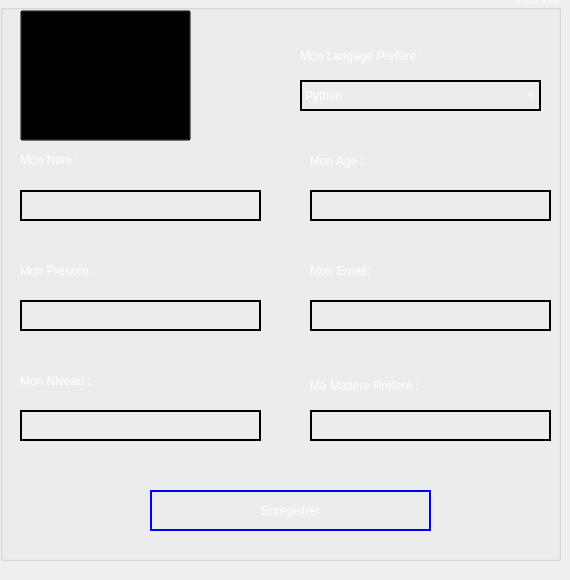
      <widget class="QWidget" name="page_8">
       <widget class="QGroupBox" name="groupBox_6">
        <property name="geometry">
         <rect>
          <x>0</x>
          <y>-10</y>
          <width>561</width>
          <height>571</height>
         </rect>
        </property>
        <property name="styleSheet">
         <string notr="true">font: 16pt &quot;Poor Richard&quot;;
color: rgb(255, 255, 255);
</string>
        </property>
        <property name="title">
         <string>mes info</string>
        </property>
        <property name="alignment">
         <set>Qt::AlignRight|Qt::AlignTrailing|Qt::AlignVCenter</set>
        </property>
        <widget class="QLineEdit" name="nom">
         <property name="geometry">
          <rect>
           <x>20</x>
           <y>200</y>
           <width>241</width>
           <height>31</height>
          </rect>
         </property>
         <property name="styleSheet">
          <string notr="true">background-color: rgb(255, 255, 255);/*
border-radius:15;*/
font: 75 16pt &quot;MS Shell Dlg 2&quot;;
background:transparent;
border:solid;
border-width:2px;
color: rgb(255, 255, 255);</string>
         </property>
         <property name="text">
          <string/>
         </property>
        </widget>
        <widget class="QLabel" name="label_23">
         <property name="geometry">
          <rect>
           <x>20</x>
           <y>159</y>
           <width>111</width>
           <height>21</height>
          </rect>
         </property>
         <property name="text">
          <string>Mon Nom :</string>
         </property>
        </widget>
        <widget class="QLabel" name="label_34">
         <property name="geometry">
          <rect>
           <x>20</x>
           <y>270</y>
           <width>111</width>
           <height>21</height>
          </rect>
         </property>
         <property name="text">
          <string>Mon Prenom :</string>
         </property>
        </widget>
        <widget class="QLineEdit" name="prenom">
         <property name="geometry">
          <rect>
           <x>20</x>
           <y>310</y>
           <width>241</width>
           <height>31</height>
          </rect>
         </property>
         <property name="styleSheet">
          <string notr="true">background-color: rgb(255, 255, 255);/*
border-radius:15;*/
font: 75 16pt &quot;MS Shell Dlg 2&quot;;
background:transparent;
border:solid;
border-width:2px;
color: rgb(255, 255, 255);</string>
         </property>
         <property name="text">
          <string/>
         </property>
        </widget>
        <widget class="QLabel" name="label_35">
         <property name="geometry">
          <rect>
           <x>310</x>
           <y>150</y>
           <width>111</width>
           <height>41</height>
          </rect>
         </property>
         <property name="styleSheet">
          <string notr="true">background:transparent</string>
         </property>
         <property name="text">
          <string>Mon Age :</string>
         </property>
        </widget>
        <widget class="QLineEdit" name="age">
         <property name="geometry">
          <rect>
           <x>310</x>
           <y>200</y>
           <width>241</width>
           <height>31</height>
          </rect>
         </property>
         <property name="styleSheet">
          <string notr="true">background-color: rgb(255, 255, 255);/*
border-radius:15;*/
font: 75 16pt &quot;MS Shell Dlg 2&quot;;
background:transparent;
border:solid;
border-width:2px;
color: rgb(255, 255, 255);</string>
         </property>
         <property name="text">
          <string/>
         </property>
        </widget>
        <widget class="QLabel" name="label_36">
         <property name="geometry">
          <rect>
           <x>20</x>
           <y>380</y>
           <width>111</width>
           <height>21</height>
          </rect>
         </property>
         <property name="text">
          <string>Mon Niveau :</string>
         </property>
        </widget>
        <widget class="QLineEdit" name="niveau">
         <property name="geometry">
          <rect>
           <x>20</x>
           <y>420</y>
           <width>241</width>
           <height>31</height>
          </rect>
         </property>
         <property name="styleSheet">
          <string notr="true">background-color: rgb(255, 255, 255);/*
border-radius:15;*/
font: 75 16pt &quot;MS Shell Dlg 2&quot;;
background:transparent;
border:solid;
border-width:2px;
color: rgb(255, 255, 255);</string>
         </property>
         <property name="text">
          <string/>
         </property>
        </widget>
        <widget class="QLabel" name="label_37">
         <property name="geometry">
          <rect>
           <x>310</x>
           <y>270</y>
           <width>111</width>
           <height>21</height>
          </rect>
         </property>
         <property name="text">
          <string>Mon Email:</string>
         </property>
        </widget>
        <widget class="QLineEdit" name="email">
         <property name="geometry">
          <rect>
           <x>310</x>
           <y>310</y>
           <width>241</width>
           <height>31</height>
          </rect>
         </property>
         <property name="styleSheet">
          <string notr="true">background-color: rgb(255, 255, 255);/*
border-radius:15;*/
font: 75 16pt &quot;MS Shell Dlg 2&quot;;
background:transparent;
border:solid;
border-width:2px;
color: rgb(255, 255, 255);</string>
         </property>
         <property name="text">
          <string/>
         </property>
        </widget>
        <widget class="QLabel" name="label_38">
         <property name="geometry">
          <rect>
           <x>300</x>
           <y>50</y>
           <width>181</width>
           <height>31</height>
          </rect>
         </property>
         <property name="text">
          <string>Mon Langage Preferé :</string>
         </property>
        </widget>
        <widget class="QComboBox" name="langage_pre">
         <property name="geometry">
          <rect>
           <x>300</x>
           <y>90</y>
           <width>241</width>
           <height>31</height>
          </rect>
         </property>
         <property name="styleSheet">
          <string notr="true">/*
border-radius:15;*/
font: 75 16pt &quot;MS Shell Dlg 2&quot;;
background:transparent;
border:solid;
border-width:2px;
color: rgb(255, 255, 255);</string>
         </property>
         <item>
          <property name="text">
           <string>Python</string>
          </property>
         </item>
         <item>
          <property name="text">
           <string>Java</string>
          </property>
         </item>
         <item>
          <property name="text">
           <string>C</string>
          </property>
         </item>
         <item>
          <property name="text">
           <string>C++</string>
          </property>
         </item>
         <item>
          <property name="text">
           <string>C#</string>
          </property>
         </item>
         <item>
          <property name="text">
           <string>PHP</string>
          </property>
         </item>
         <item>
          <property name="text">
           <string>JS</string>
          </property>
         </item>
        </widget>
        <widget class="QLabel" name="label_46">
         <property name="geometry">
          <rect>
           <x>310</x>
           <y>380</y>
           <width>181</width>
           <height>31</height>
          </rect>
         </property>
         <property name="text">
          <string>Ma Matière Préferé :</string>
         </property>
        </widget>
        <widget class="QLineEdit" name="matiere">
         <property name="geometry">
          <rect>
           <x>310</x>
           <y>420</y>
           <width>241</width>
           <height>31</height>
          </rect>
         </property>
         <property name="styleSheet">
          <string notr="true">background-color: rgb(255, 255, 255);/*
border-radius:15;*/
font: 75 14pt &quot;MS Shell Dlg 2&quot;;
background:transparent;
border:solid;
border-width:2px;
color: rgb(255, 255, 255);</string>
         </property>
         <property name="text">
          <string/>
         </property>
        </widget>
        <widget class="QPushButton" name="enregistrer">
         <property name="geometry">
          <rect>
           <x>150</x>
           <y>500</y>
           <width>281</width>
           <height>41</height>
          </rect>
         </property>
         <property name="cursor">
          <cursorShape>PointingHandCursor</cursorShape>
         </property>
         <property name="styleSheet">
          <string notr="true">
font: 75 14pt &quot;MS Shell Dlg 2&quot;;
background:transparent;
border:solid;
border-width:2px;
color: rgb(255, 255, 255);
border-color: rgb(0, 0, 255);</string>
         </property>
         <property name="text">
          <string>Enregistrer</string>
         </property>
        </widget>
        <widget class="QPushButton" name="btn_foto">
         <property name="geometry">
          <rect>
           <x>20</x>
           <y>20</y>
           <width>171</width>
           <height>131</height>
          </rect>
         </property>
         <property name="cursor">
          <cursorShape>PointingHandCursor</cursorShape>
         </property>
         <property name="styleSheet">
          <string notr="true">color: rgb(255, 255, 255);
background-color:transparent;
font: 10pt &quot;MS Shell Dlg 2&quot;;</string>
         </property>
         <property name="text">
          <string/>
         </property>
        </widget>
        <widget class="QLabel" name="label_foto">
         <property name="geometry">
          <rect>
           <x>20</x>
           <y>20</y>
           <width>171</width>
           <height>131</height>
          </rect>
         </property>
         <property name="styleSheet">
          <string notr="true">border-image: url(:/prefix1/images (15).jpg);</string>
         </property>
         <property name="text">
          <string/>
         </property>
        </widget>
        <zorder>label_foto</zorder>
        <zorder>nom</zorder>
        <zorder>label_23</zorder>
        <zorder>label_34</zorder>
        <zorder>prenom</zorder>
        <zorder>label_35</zorder>
        <zorder>age</zorder>
        <zorder>label_36</zorder>
        <zorder>niveau</zorder>
        <zorder>label_37</zorder>
        <zorder>email</zorder>
        <zorder>label_38</zorder>
        <zorder>langage_pre</zorder>
        <zorder>label_46</zorder>
        <zorder>matiere</zorder>
        <zorder>enregistrer</zorder>
        <zorder>btn_foto</zorder>
       </widget>
      </widget>
